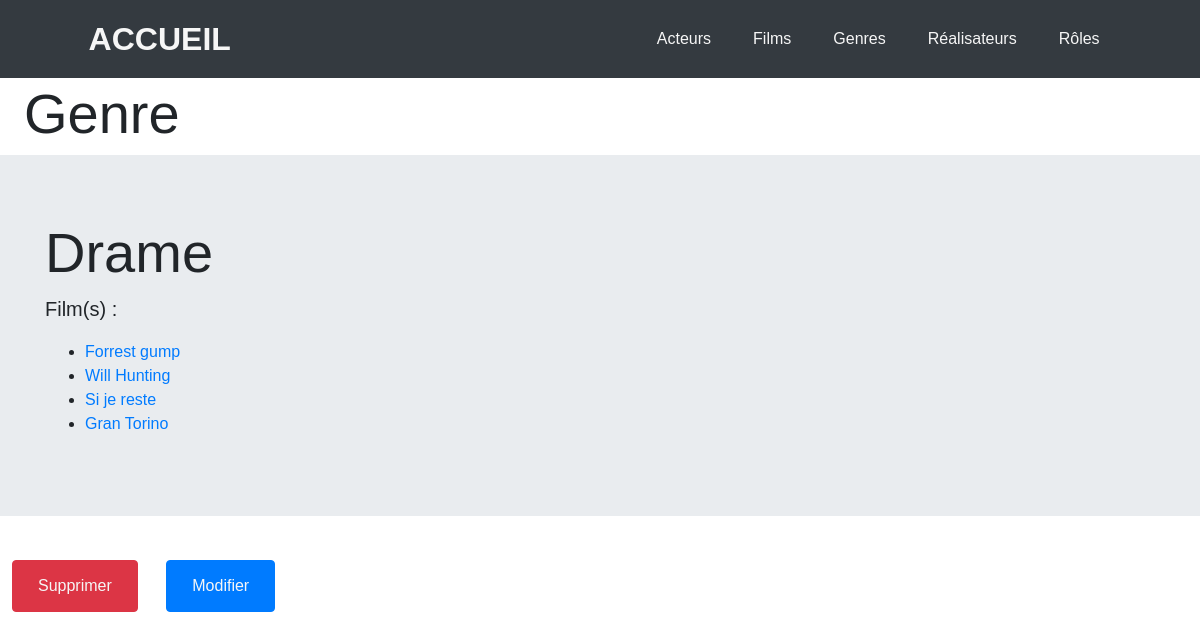
Page /index.php?action=detailGenre&id=7 on the committed database.
### tables this page shows
CREATE TABLE IF NOT EXISTS `genre` (
  `id_genre` int(11) NOT NULL AUTO_INCREMENT,
  `nom_genre` varchar(255) NOT NULL,
  PRIMARY KEY (`id_genre`)
);

CREATE TABLE IF NOT EXISTS `film` (
  `id_film` int(11) NOT NULL AUTO_INCREMENT,
  `titre` varchar(255) NOT NULL,
  `annee` int(11) NOT NULL,
  `synopsis` text NOT NULL,
  `duree` int(11) NOT NULL DEFAULT '0',
  `affiche` varchar(255) NOT NULL,
  `note` float NOT NULL DEFAULT '0',
  `id_real` int(11) NOT NULL,
  PRIMARY KEY (`id_film`),
  KEY `Film_Realisateur_FK` (`id_real`),
  CONSTRAINT `Film_Realisateur_FK` FOREIGN KEY (`id_real`) REFERENCES `realisateur` (`id_real`)
);

### controllers/GenreController.php (called while the page is built, shortened)
<?php
require_once "bdd/DAO.php";
class GenreController
{
    public function detailGenre($id)
    {
        $dao = new DAO;
        $sql = "SELECT nom_genre
        FROM genre g
        WHERE g.id_genre = :id";
        $detail = $dao->executerRequete($sql, [":id" => $id]);
        $sql2 = "SELECT g.id_genre, f.id_film, titre, nom_genre
        FROM film f, genre g, appartient a
        WHERE f.id_film = a.id_film
        AND g.id_genre = a.id_genre
        AND g.id_genre = :id";
        $detail2 = $dao->executerRequete($sql2, [":id" => $id]);
        require_once "views/detailGenre.php";
    }
}

### bdd/DAO.php (called while the page is built, shortened)
<?php
class DAO
{
    private $bdd;
    public function __construct()
    {
        $this->bdd = new PDO('mysql:host=localhost;dbname=exercice_cinema_vt_sandbox;charset=utf8', 'root', '');
    }
    public function executerRequete($sql, $params = NULL)
    {
        if ($params == NULL) {
            $resultat = $this->bdd->query($sql);
        } else {
            $resultat = $this->bdd->prepare($sql);
            $resultat->execute($params);
        }
        return $resultat;
    }
}

### views/detailGenre.php (the view, shortened to what this page needs)
<?php $data = $detail->fetch() ?>
<h2 class="display-4 detailCategorie">Genre</h2>
<div class="jumbotron jumbotron-fluid">
    <div class="container">
        <h1 class="display-4 detailTitre"><?= $data['nom_genre'] ?></h1>
        <p class="lead"> Film(s) :
            <ul>
                <?php while ($data2 = $detail2->fetch()) { ?>
                    <li><a href="index.php?action=detailFilm&id=<?= $data2['id_film'] ?>"><?= $data2['titre'] ?></a>
                    <?php } ?>
                    </li>
            </ul>
        </p>
    </div>
</div>
<td><button type="button" class="btn btn-danger"><a class="btn" href="index.php?action=detailGenreDelete&id=<?= $data['id_genre'] ?>">Supprimer</a></button></td>
<td><button type="button" class="btn btn-primary"><a class="btn" href="#">Modifier</a></button></td>
<?php
require "views/template.php";

### public/css/style.css (style rules this page uses)
* { box-sizing: border-box; font-family: sans-serif; }
body { margin: 0; }
a { text-decoration: none; }
.detailCategorie { margin-left: 2%; }
.btn { text-decoration: none; color: #f6f6f6; }
.btn-info, .btn-danger, .btn-primary { margin: 1%; }

### rows in the picture
genre: nom_genre "Drame"
film: titre "Forrest gump"
film: titre "Will Hunting"
film: titre "Si je reste"
film: titre "Gran Torino"
